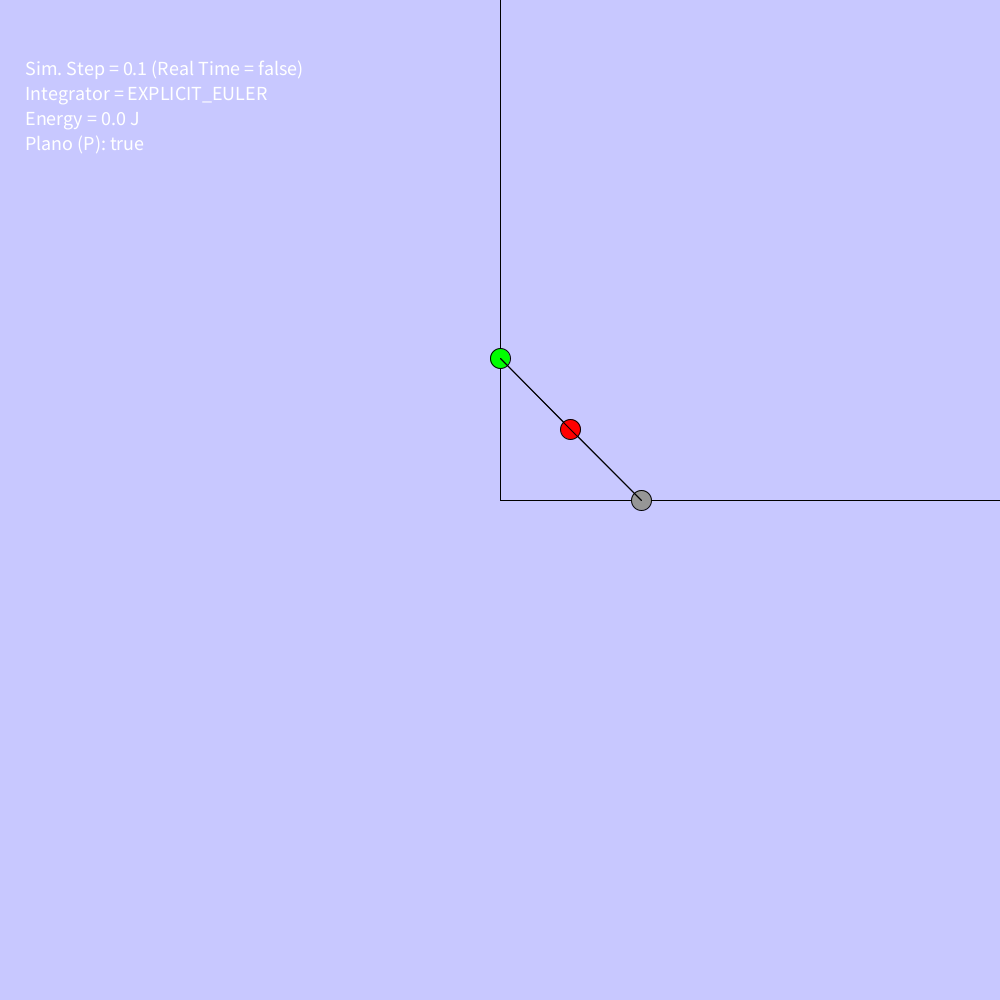
Frame 1 (no input)
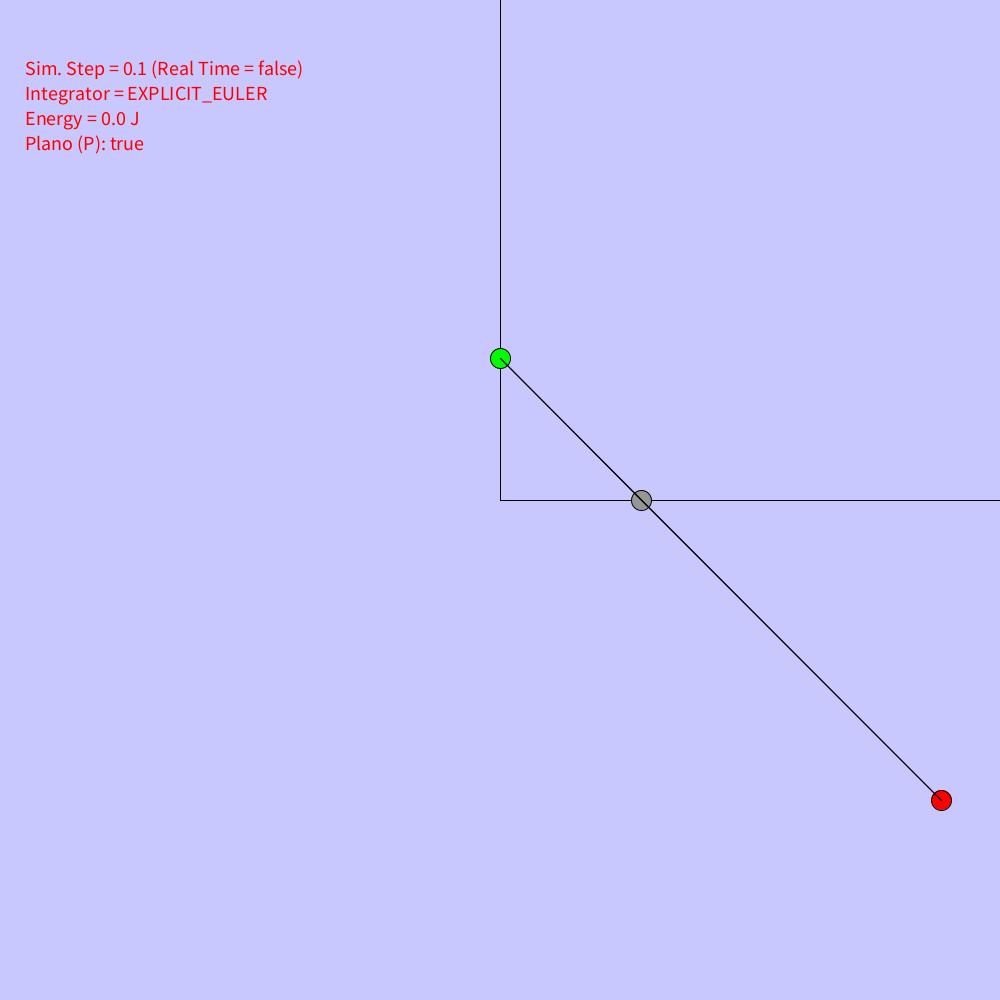
Frame 60 (the mouse pressed at the canvas centre just before this capture)
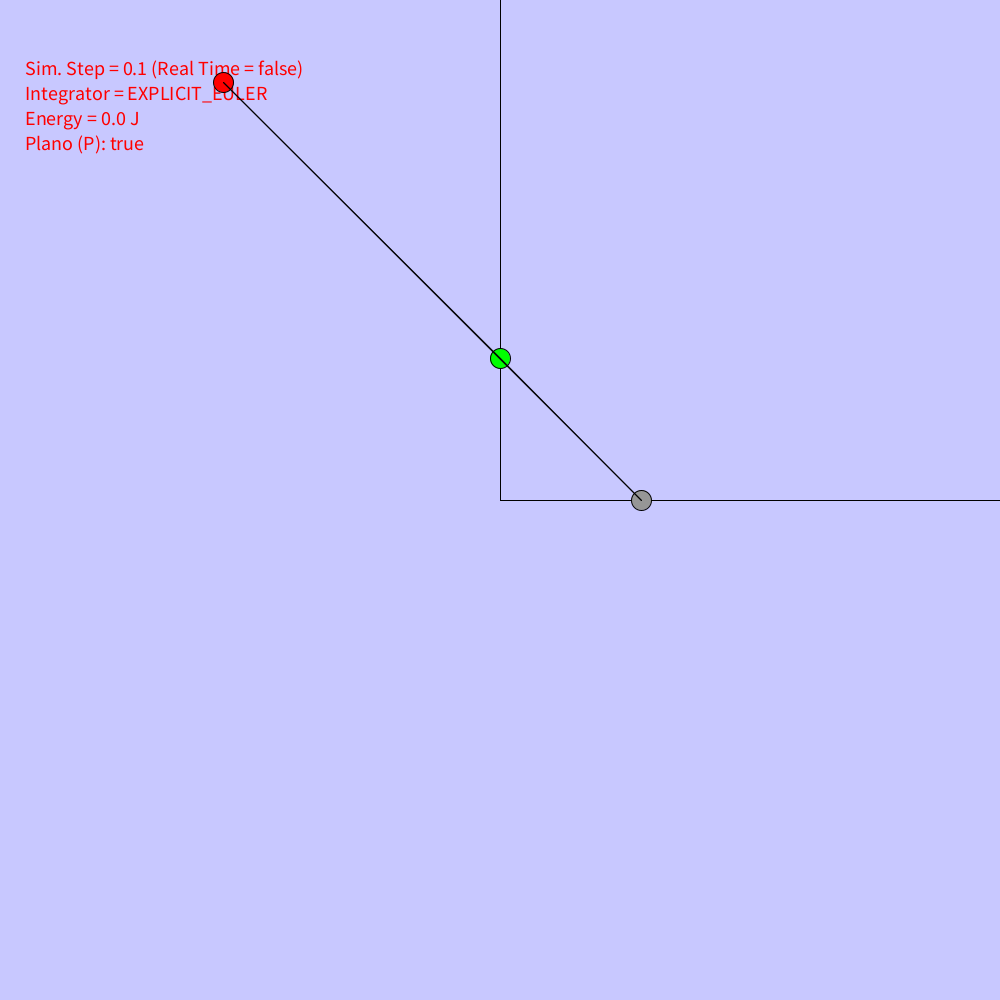
Frame 120 (the mouse held since frame 60 and released just before this capture)

The Processing sketch that drew these frames (run headless with seeded random() and noise(); from frame 60 on, the mouse is pressed at the canvas centre):

// Processing sketch: P1
// ── P1.pde
// Authors: 
// Cam
// ...

// Problem description:
// ...
// ...
// ...

// Differential equations:
// ...
// ...
// ...

// Definitions:

enum IntegratorType 
{
  NONE,
  EXPLICIT_EULER, 
  SIMPLECTIC_EULER, 
  HEUN, 
  RK2, 
  RK4
}

// Parameters of the numerical integration:

final boolean REAL_TIME = false;
final float SIM_STEP = 0.1;   // Simulation time-step (s)
IntegratorType _integrator = IntegratorType.EXPLICIT_EULER;   // ODE integration method

// Display values:

final boolean FULL_SCREEN = false;
final int DRAW_FREQ = 50;   // Draw frequency (Hz or Frame-per-second)
int DISPLAY_SIZE_X = 1000;   // Display width (pixels)
int DISPLAY_SIZE_Y = 1000;   // Display height (pixels)

// Draw values:

final int [] BACKGROUND_COLOR = {200, 200, 255};
final int [] REFERENCE_COLOR = {0, 255, 0};
final int [] OBJECTS_COLOR = {255, 0, 0};
final float OBJECTS_SIZE = 1.0;   // Size of the objects (m)
final float PIXELS_PER_METER = 20.0;   // Display length that corresponds with 1 meter (pixels)
final PVector DISPLAY_CENTER = new PVector(0.0, 0.0);   // World position that corresponds with the center of the display (m)

// Parameters of the problem:

final float M = 1.0;   // Particle mass (kg)
final float Gc = 9.801;   // Gravity constant (m/(s*s))
final PVector G = new PVector(0.0, -Gc);   // Acceleration due to gravity (m/(s*s))
//final PVector C2 = (0, -200); //Altura del muelle C2 

//final float C1 = 200; //Longitud al muelle C1


final float K_e1=10; //La força amb la que espija
final float l_01=4;//A la que li agrada estar
final float K_e2=8;
final float l_02=5;
final float theta= radians(45);
final float L = 10; //Longitut rampa
final PVector C1 = new PVector(cos(theta)* L, 0);
final PVector C2 = new PVector(0, sin(theta)* L);
final PVector s0 = new PVector((C1.x / 2),(C2.y/2));
final float Ra = 0.4; //Rozamiento aire
final float Rp = 1; //Rozamiento plano
boolean plano = true;
//final float K_d, mu;
  //K_d=0;
  //mu=0;

// ...
// ...
// ...
// ...
// ...


// Time control:

int _lastTimeDraw = 0;   // Last measure of time in draw() function (ms)
float _deltaTimeDraw = 0.0;   // Time between draw() calls (s)
float _simTime = 0.0;   // Simulated time (s)
float _elapsedTime = 0.0;   // Elapsed (real) time (s)

// Output control:

PrintWriter _output;
final String FILE_NAME = "data.txt";

// Auxiliary variables:

float _energy;   // Total energy of the particle (J)


final float h = C2.y; //altura del triángulo
final float w = C1.x; //base del triángulo

// Variables to be solved:

PVector _s = new PVector();   // Position of the particle (m)
PVector _v = new PVector(0, 0);   // Velocity of the particle (m/s)
PVector _a = new PVector(0, 0);   // Accleration of the particle (m/(s*s))


// Main code:

// Converts distances from world length to pixel length
float worldToPixels(float dist)
{
  return dist*PIXELS_PER_METER;
}

// Converts distances from pixel length to world length
float pixelsToWorld(float dist)
{
  return dist/PIXELS_PER_METER;
}

// Converts a point from world coordinates to screen coordinates
void worldToScreen(PVector worldPos, PVector screenPos)
{
  screenPos.x = 0.5*DISPLAY_SIZE_X + (worldPos.x - DISPLAY_CENTER.x)*PIXELS_PER_METER;
  screenPos.y = 0.5*DISPLAY_SIZE_Y - (worldPos.y - DISPLAY_CENTER.y)*PIXELS_PER_METER;
}

// Converts a point from screen coordinates to world coordinates
void screenToWorld(PVector screenPos, PVector worldPos)
{
  worldPos.x = ((screenPos.x - 0.5*DISPLAY_SIZE_X)/PIXELS_PER_METER) + DISPLAY_CENTER.x;
  worldPos.y = ((0.5*DISPLAY_SIZE_Y - screenPos.y)/PIXELS_PER_METER) + DISPLAY_CENTER.y;
}

void drawStaticEnvironment()
{
  background(BACKGROUND_COLOR[0], BACKGROUND_COLOR[1], BACKGROUND_COLOR[2]);

  textSize(20);
  text("Sim. Step = " + SIM_STEP + " (Real Time = " + REAL_TIME + ")", width*0.025, height*0.075);  
  text("Integrator = " + _integrator, width*0.025, height*0.1);
  text("Energy = " + _energy + " J", width*0.025, height*0.125);
  text("Plano (P): " + plano, width*0.025, height*0.15);
  
  fill(REFERENCE_COLOR[0], REFERENCE_COLOR[1], REFERENCE_COLOR[2]);
  strokeWeight(1);

  PVector screenPos = new PVector();
  worldToScreen(new PVector(), screenPos);
  //circle(screenPos.x, screenPos.y, 20);
  line(screenPos.x, screenPos.y, screenPos.x + DISPLAY_SIZE_X, screenPos.y);
  line(screenPos.x, screenPos.y, screenPos.x, screenPos.y - DISPLAY_SIZE_Y);
  //C2 y C1
  PVector c1screen = new PVector();
  PVector c2screen = new PVector();
  worldToScreen(C1, c1screen);
  worldToScreen(C2, c2screen);
  circle(c2screen.x, c2screen.y, 20); //Muelle 2
  fill(150);
  circle(c1screen.x, c1screen.y, 20); //Muelle 1
  //println(C1);
  //Pendiente
  if(plano){
    line(c1screen.x, c1screen.y, c2screen.x, c2screen.y);
  }
}

void drawMovingElements()
{
  PVector c1screen = new PVector();
  PVector c2screen = new PVector();
  worldToScreen(C1, c1screen);
  worldToScreen(C2, c2screen);
  
  fill(OBJECTS_COLOR[0], OBJECTS_COLOR[1], OBJECTS_COLOR[2]);
  strokeWeight(1);

  PVector screenPos = new PVector();
  worldToScreen(_s, screenPos);

  circle(screenPos.x, screenPos.y, worldToPixels(OBJECTS_SIZE));
  line(c2screen.x, c2screen.y, screenPos.x, screenPos.y); //Muelle
  line(c1screen.x, c1screen.y, screenPos.x, screenPos.y); //Muelle
}

void PrintInfo()
{
  println("Energy: " + _energy + " J");
  println("Elapsed time = " + _elapsedTime + " s");
  println("Simulated time = " + _simTime + " s \n");
  println("Plano (P): " + plano);
}

void initSimulation()
{
  _simTime = 0.0;
  _elapsedTime = 0.0;
  _s = s0.copy();
  // ...
  // ...
  // ...
}

void updateSimulation()
{
  switch (_integrator)
  {
  case EXPLICIT_EULER:
    updateSimulationExplicitEuler();
    break;

  case SIMPLECTIC_EULER:
    updateSimulationSimplecticEuler();
    break;

  case HEUN:
    updateSimulationHeun();
    break;

  case RK2:
    updateSimulationRK2();
    break;

  case RK4:
    updateSimulationRK4();
    break;
  }
  
  _simTime += SIM_STEP;
}

void updateSimulationExplicitEuler()
{
  _a = calculateAcceleration(_s, _v);
  _s.add(PVector.mult(_v, SIM_STEP));
  _v.add(PVector.mult(_a, SIM_STEP));
}

void updateSimulationSimplecticEuler()
{
  _a = calculateAcceleration(_s, _v);
  _v.add(PVector.mult(_a, SIM_STEP));
  _s.add(PVector.mult(_v, SIM_STEP));
}

void updateSimulationHeun()
{
  PVector v_promedio = new PVector();
  PVector _a2 = new PVector();
  PVector a_promedio = new PVector();

  _a = calculateAcceleration(_s, _v);

  PVector s2 = PVector.add( _s, PVector.mult(_v, SIM_STEP));
  PVector v2 = PVector.add( _v, PVector.mult(_a, SIM_STEP));

  v_promedio = PVector.mult(PVector.add(_v, v2), 0.5);
  _s.add(PVector.mult(v_promedio, SIM_STEP));


  _a2 = calculateAcceleration(s2, v2);

  a_promedio = PVector.mult(PVector.add(_a, _a2), 0.5);

  _v.add(PVector.mult(a_promedio, SIM_STEP));
}

void updateSimulationRK2()
{
  _a = calculateAcceleration(_s, _v);

  PVector k1s = PVector.mult(_v, SIM_STEP);
  PVector k1v = PVector.mult(_a, SIM_STEP);

  PVector s2 = PVector.add(_s, PVector.mult(k1s, 0.5)); //(s(t)+k1s/2)
  PVector v2 = PVector.add(_v, PVector.mult(k1v, 0.5));

  PVector a2 = calculateAcceleration (s2, v2); //aceleración al final del intervalo

  PVector k2v = PVector.mult(a2, SIM_STEP); //velocidad al final del intervalo
  PVector k2s = PVector.mult(PVector.add(_v, PVector.mult(k1v, 0.5)), SIM_STEP); //(v + k1v/2)*h

  _v.add(k2v);
  _s.add(k2s);
}

void updateSimulationRK4()
{
  _a = calculateAcceleration(_s, _v); 
  PVector k1s = PVector.mult(_v, SIM_STEP);// k1s = v(t)*h
  PVector k1v = PVector.mult(_a, SIM_STEP);// k1v = a(s(t),v(t))*h

  PVector s2  = PVector.add(_s, PVector.mult(k1s, 0.5));                         
  PVector v2  = PVector.add(_v, PVector.mult(k1v, 0.5));
  PVector a2 = calculateAcceleration(s2, v2);
  PVector k2v = PVector.mult(a2, SIM_STEP);// k2v = a(s(t)+k1s/2, v(t)+k1v/2)*h
  PVector k2s = PVector.mult(v2, SIM_STEP); // k2s = (v(t)+k1v/2)*h

  PVector s3  = PVector.add(_s, PVector.mult(k2s, 0.5));                         
  PVector v3  = PVector.add(_v, PVector.mult(k2v, 0.5));
  PVector a3 = calculateAcceleration(s3, v3);
  PVector k3v = PVector.mult(a3, SIM_STEP); // k3v = a(s(t)+k2s/2, v(t)+k2v/2)*h
  PVector k3s = PVector.mult(v3, SIM_STEP); // k3s = (v(t)+k2v/2)*h

  PVector s4  = PVector.add(_s, k3s);                         
  PVector v4  = PVector.add(_v, k3v);
  PVector a4 = calculateAcceleration(s4, v4);
  PVector k4v = PVector.mult(a4, SIM_STEP); // k4v = a(s(t)+k3s, v(t)+k3v)*h
  PVector k4s = PVector.mult(v4, SIM_STEP); // k4s = (v(t)+k3v)*h


  // v(t+h) = v(t) + (1/6)*k1v + (1/3)*k2v + (1/3)*k3v +(1/6)*k4v  
  _v.add(PVector.mult(k1v, 1/6.0));
  _v.add(PVector.mult(k2v, 1/3.0));
  _v.add(PVector.mult(k3v, 1/3.0));
  _v.add(PVector.mult(k4v, 1/6.0));

  // s(t+h) = s(t) + (1/6)*k1s + (1/3)*k2s + (1/3)*k3s +(1/6)*k4s  
  _s.add(PVector.mult(k1s, 1/6.0));
  _s.add(PVector.mult(k2s, 1/3.0));
  _s.add(PVector.mult(k3s, 1/3.0));
  _s.add(PVector.mult(k4s, 1/6.0));
}

PVector calculateAcceleration(PVector s, PVector v)
{
  PVector a = new PVector(0, 0);
  
  PVector screenPos = new PVector();
  worldToScreen(_s, screenPos);
  
  PVector vFe1, vFe2, vFw, vFn, F, vRp, vRa;
  PVector pen1, pen2, peso, normal;
  float Fe1, Fe2, Fw, Fn;

  
  /*Parámetros de fuerzas*/
  PVector L1, L2, vl1, vl2, vk1;
  L1 = PVector.sub(C1,_s);
  L2 = PVector.sub(C2,_s);
  vl1 = PVector.mult(L1.copy().normalize(), l_01); //elongacion del muelle en reposo hecha vector
  vl2 = PVector.mult(L2.copy().normalize(), l_02);
  
  
  vFe1 = PVector.mult(PVector.sub(L1, vl1), K_e1);
  vFe2 = PVector.mult(PVector.sub(L2, vl2), K_e2);
  
   
  
  //Fe2 = K_e2 * (L2-l_02);
  Fw = M * Gc;
  Fn = M * Gc * cos(theta); // 90

  
  
  /*Vectores dirección*/
  pen1 = new PVector(w-w/2, 0-h/2);
  pen2 = new PVector(0-w/2, h-h/2);
  normal = new PVector(h/2, w/2);
  
    /*Vectores de fuerzas*/
  //vFe1 = (PVector.mult((pen1), Fe1));
  //vFe2 = (PVector.mult((pen2), Fe2));
  vFw = G.copy();
  
  if(!plano){
    vFn=new PVector(0, 0); 
    vRp=new PVector(0, 0);
  }else{
    vFn = (PVector.mult((normal), Fn));
    vFn.setMag(Fn);
    vRp= (PVector.mult((_v.copy().normalize()), Rp));
  }
  /*Sumatorio de fuerzas*/
  F = vFw.copy();
  F.add(vFn);
  //F = new PVector();
  F.add(vFe1);
  //F.add(vFe2);
  F.sub(vRp);
  a = PVector.div(F, M);

  //PVector s_to_px = new PVector();
  //PVector f_to_px = new PVector();
    

  //worldToScreen(_s, s_to_px);
  //worldToScreen(PVector.add(_s, vFn), f_to_px);

  //line(s_to_px.x, s_to_px.y, f_to_px.x, f_to_px.y);


  // ...
  // ...
  // ...
  return a;
}

void calculateEnergy()
{  
  // ...
  // ...
  // ...
}

void settings()
{
  if (FULL_SCREEN)
  {
    fullScreen();
    DISPLAY_SIZE_X = displayWidth;
    DISPLAY_SIZE_Y = displayHeight;
  } 
  else
    size(DISPLAY_SIZE_X, DISPLAY_SIZE_Y);
}

void setup()
{
  frameRate(DRAW_FREQ);
  _lastTimeDraw = millis();

  initSimulation();
}

void draw()
{
  drawStaticEnvironment();
  drawMovingElements();
  
  int now = millis();
  _deltaTimeDraw = (now - _lastTimeDraw)/1000.0;
  _elapsedTime += _deltaTimeDraw;
  _lastTimeDraw = now;

  //println("\nDraw step = " + _deltaTimeDraw + " s - " + 1.0/_deltaTimeDraw + " Hz");

  if (REAL_TIME)
  {
    float expectedSimulatedTime = 1.0*_deltaTimeDraw;
    float expectedIterations = expectedSimulatedTime/SIM_STEP;
    int iterations = 0; 

    for (; iterations < floor(expectedIterations); iterations++)
      updateSimulation();

    if ((expectedIterations - iterations) > random(0.0, 1.0))
    {
      updateSimulation();
      iterations++;
    }

    //println("Expected Simulated Time: " + expectedSimulatedTime);
    //println("Expected Iterations: " + expectedIterations);
    //println("Iterations: " + iterations);
  } 
  else
    updateSimulation();

  // drawStaticEnvironment();
  // drawMovingElements();

  calculateEnergy();
  //PrintInfo();
}

void mouseClicked() 
{
  // ...
  // ...
  // ...
}

void keyPressed()
{
  if(key=='P' || key=='p'){
    plano = !plano;
  }
  // ...
  // ...
  // ...
}

void stop()
{
  // ...
  // ...
  // ...  
}
